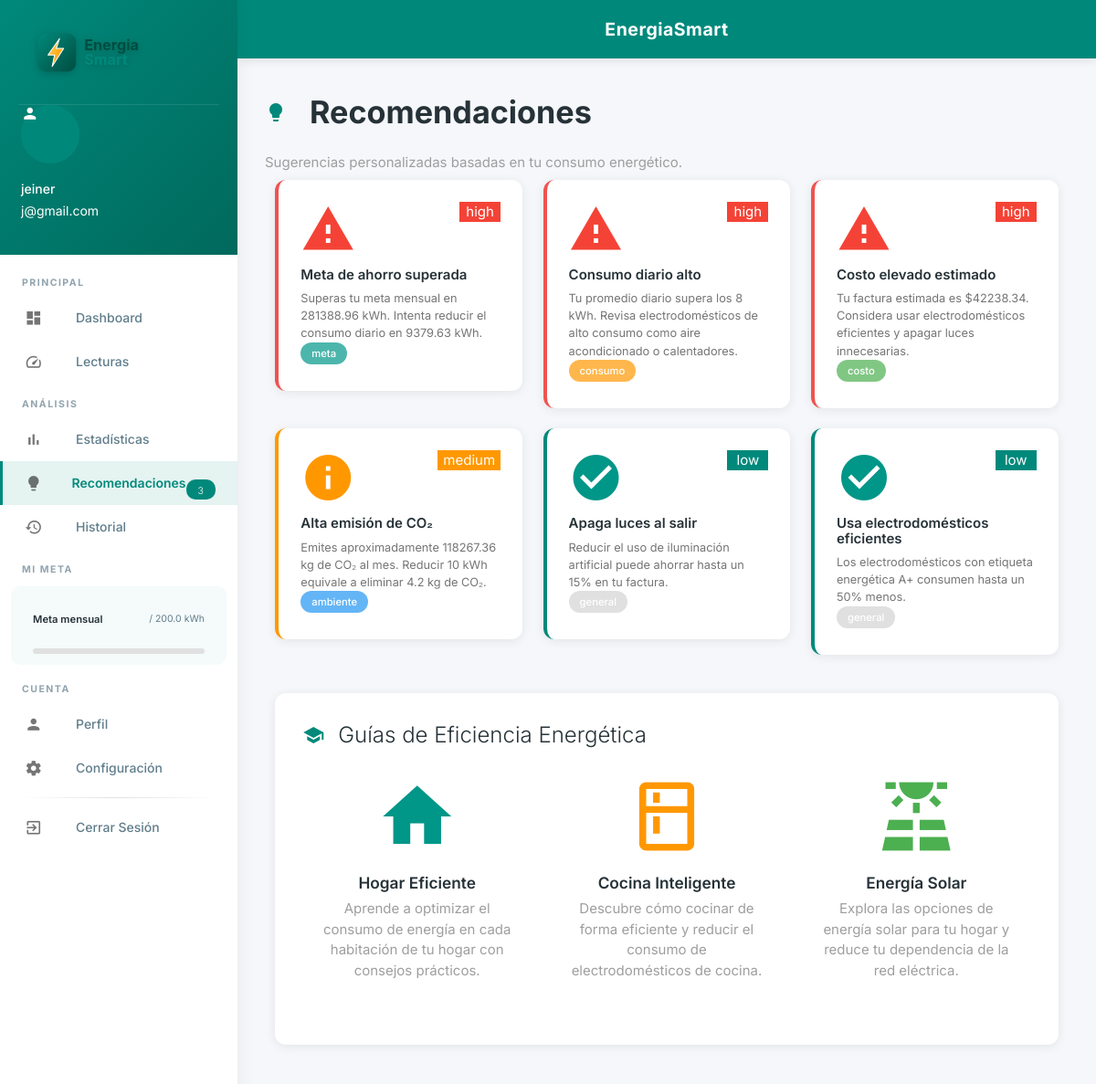
/recommendations (signed in), run on the app's committed database.
### models.py (models this page shows, shortened)
class User(UserMixin, db.Model):
    __tablename__ = 'users'
    id = db.Column(db.Integer, primary_key=True)
    name = db.Column(db.String(100), nullable=False)
    email = db.Column(db.String(120), unique=True, nullable=False)
    password_hash = db.Column(db.String(256), nullable=False)
    monthly_goal_kwh = db.Column(db.Float, default=200.0)
    tariff_rate = db.Column(db.Float, default=0.15)
    currency = db.Column(db.String(10), default='USD')
    notifications_enabled = db.Column(db.Boolean, default=True)
    created_at = db.Column(db.DateTime, default=datetime.utcnow)
    readings = db.relationship('Reading', backref='user', lazy=True, cascade='all, delete-orphan')

### app.py (the view)
@app.route('/recommendations')
@login_required
def recommendations_page():
    readings = Reading.query.filter_by(user_id=current_user.id).order_by(Reading.reading_date.asc()).all()
    consumptions = calculate_consumption(readings)
    recs = generate_recommendations(current_user, consumptions)
    return render_template('recommendations.html', recommendations=recs)

### app.py (called while the page is built)
@login_manager.user_loader
def load_user(user_id):
    return User.query.get(int(user_id))

def calculate_consumption(readings):
    if len(readings) < 2:
        return []
    sorted_readings = sorted(readings, key=lambda r: r.reading_date)
    consumption = []
    for i in range(1, len(sorted_readings)):
        diff = sorted_readings[i].meter_reading - sorted_readings[i - 1].meter_reading
        days = (sorted_readings[i].reading_date - sorted_readings[i - 1].reading_date).days
        if days > 0 and diff >= 0:
            consumption.append({
                'date': sorted_readings[i].reading_date.isoformat(),
                'kwh': round(diff, 2),
                'days': days,
                'daily_avg': round(diff / days, 2)
            })
    return consumption

### templates/recommendations.html (shortened to what this page needs)
{% extends "base.html" %}
{% block body %}
<ul id="slide-out" class="sidenav sidenav-fixed">
    <li>
        <div class="user-view sidebar-header">
            <div class="background teal darken-2"></div>
            <div class="sidebar-logo">
                <img src="{{ url_for('static', filename='img/logo.svg') }}" alt="EnergiaSmart" style="width: 180px; height: auto; padding: 10px 0;">
            </div>
            <a href="{{ url_for('profile_page') }}"><i class="material-icons circle white-text teal darken-1">person</i></a>
            <a href="{{ url_for('profile_page') }}"><span class="white-text name">{{ current_user.name }}</span></a>
            <a href="{{ url_for('profile_page') }}"><span class="white-text email">{{ current_user.email }}</span></a>
        </div>
    </li>
    <li class="sidebar-section">PRINCIPAL</li>
    <li><a href="{{ url_for('dashboard') }}" class="waves-effect"><i class="material-icons">dashboard</i>Dashboard</a></li>
    <li><a href="{{ url_for('readings_page') }}" class="waves-effect"><i class="material-icons">speed</i>Lecturas</a></li>
    <li class="sidebar-section">ANÁLISIS</li>
    <li><a href="{{ url_for('statistics_page') }}" class="waves-effect"><i class="material-icons">bar_chart</i>Estadísticas</a></li>
    <li><a href="{{ url_for('recommendations_page') }}" class="waves-effect active"><i class="material-icons">lightbulb</i>Recomendaciones<span class="badge new" data-badge="3">3</span></a></li>
    <li><a href="{{ url_for('history_page') }}" class="waves-effect"><i class="material-icons">history</i>Historial</a></li>
    <li class="sidebar-section">MI META</li>
    <li class="sidebar-goal">
        <div class="goal-info">
            <span class="goal-label">Meta mensual</span>
            <span class="goal-value">{{ current_consumption }} / {{ current_user.monthly_goal_kwh }} kWh</span>
        </div>
        <div class="progress goal-progress">
        </div>
    </li>
    <li class="sidebar-section">CUENTA</li>
    <li><a href="{{ url_for('profile_page') }}" class="waves-effect"><i class="material-icons">person</i>Perfil</a></li>
    <li><a href="{{ url_for('settings_page') }}" class="waves-effect"><i class="material-icons">settings</i>Configuración</a></li>
    <li class="sidebar-divider"></li>
    <li><a href="{{ url_for('logout') }}" class="waves-effect red-text sidebar-logout"><i class="material-icons">exit_to_app</i>Cerrar Sesión</a></li>
</ul>
<main class="main-content">
    <nav class="nav-extended teal darken-1">
        <div class="nav-wrapper">
            <a href="{{ url_for('dashboard') }}" class="brand-logo center">EnergiaSmart</a>
        </div>
    </nav>
    <div class="container-fluid">
        <h4 class="page-title"><i class="material-icons left">lightbulb</i>Recomendaciones</h4>
        <p class="grey-text">Sugerencias personalizadas basadas en tu consumo energético.</p>
        <div class="row">
            {% for rec in recommendations %}
            <div class="col s12 m6 l4">
                <div class="card z-depth-2 recommendation-card {{ 'high-priority' if rec.priority == 'high' else 'medium-priority' if rec.priority == 'medium' else 'low-priority' }}">
                    <div class="card-content">
                        <div class="rec-header">
                            <i class="material-icons medium {{ 'red-text' if rec.priority == 'high' else 'orange-text' if rec.priority == 'medium' else 'teal-text' }}">
                            </i>
                            <span class="badge {{ 'red white-text' if rec.priority == 'high' else 'orange white-text' if rec.priority == 'medium' else 'teal white-text' }}">{{ rec.priority }}</span>
                        </div>
                        <h6 class="rec-title">{{ rec.title }}</h6>
                        <p class="rec-desc grey-text text-darken-1">{{ rec.description }}</p>
                        <div class="rec-category">
                            <span class="chip {{ 'teal' if rec.category == 'meta' else 'orange' if rec.category == 'consumo' else 'green' if rec.category == 'costo' else 'blue' if rec.category == 'ambiente' else 'grey' }} lighten-2 white-text">
                                {{ rec.category }}
                            </span>
                        </div>
                    </div>
                </div>
            </div>
            {% endfor %}
        </div>
        <div class="row">
            <div class="col s12">
                <div class="card z-depth-2 tips-card">
                    <div class="card-content">
                        <span class="card-title"><i class="material-icons left">school</i>Guías de Eficiencia Energética</span>
                        <div class="row">
                            <div class="col s12 m4">
                                <div class="guide-item">
                                    <i class="material-icons large teal-text">home</i>
                                    <h6>Hogar Eficiente</h6>
                                    <p class="grey-text">Aprende a optimizar el consumo de energía en cada habitación de tu hogar con consejos prácticos.</p>
                                </div>
                            </div>
                            <div class="col s12 m4">
                                <div class="guide-item">
                                    <i class="material-icons large orange-text">kitchen</i>
                                    <h6>Cocina Inteligente</h6>
                                    <p class="grey-text">Descubre cómo cocinar de forma eficiente y reducir el consumo de electrodomésticos de cocina.</p>
                                </div>
                            </div>
                            <div class="col s12 m4">
                                <div class="guide-item">
                                    <i class="material-icons large green-text">solar_power</i>
                                    <h6>Energía Solar</h6>
                                    <p class="grey-text">Explora las opciones de energía solar para tu hogar y reduce tu dependencia de la red eléctrica.</p>
                                </div>
                            </div>
                        </div>
                    </div>
                </div>
            </div>
        </div>
    </div>
</main>
{% endblock %}

### static/css/style.css (style rules this page uses)
:root { --primary: #00897b; --primary-dark: #00695c; --primary-light: #4db6ac; --accent: #ff8f00; --bg: #f5f7fa; --card-bg: #ffffff; --text-primary: #263238; --text-secondary: #607d8b; --shadow: 0 2px 12px rgba(0,0,0,0.08); --shadow-hover: 0 8px 30px rgba(0,0,0,0.12); --radius: 12px; --sidebar-width: 260px; }
* { margin: 0; padding: 0; box-sizing: border-box; }
body { font-family: 'Inter', sans-serif; background: var(--bg); color: var(--text-primary); overflow-x: hidden; }
.sidenav { width: var(--sidebar-width) !important; background: #fff; box-shadow: 2px 0 20px rgba(0,0,0,0.05); }
.sidenav li a { color: var(--text-secondary) !important; font-weight: 500; padding: 0 24px; height: 48px; line-height: 48px; transition: all 0.2s ease; border-left: 3px solid transparent; display: flex; align-items: center; }
.sidenav li a.active { background: rgba(0,137,123,0.1) !important; color: var(--primary) !important; border-left: 3px solid var(--primary); font-weight: 600; }
.sidenav li a i { margin-right: 12px; font-size: 1.3rem; }
.sidebar-section { padding: 16px 24px 8px !important; font-size: 0.7rem; font-weight: 700; color: #90a4ae !important; letter-spacing: 1.5px; text-transform: uppercase; height: auto !important; line-height: normal !important; background: transparent !important; cursor: default !important; }
.sidenav li a .badge { margin-left: auto; background: var(--primary) !important; border-radius: 10px; font-size: 0.7rem; padding: 2px 8px; min-width: 22px; text-align: center; }
.sidenav li a .badge.new { background: var(--primary) !important; }
.sidebar-goal { padding: 12px 24px !important; height: auto !important; background: rgba(0,137,123,0.04) !important; margin: 4px 12px; border-radius: 10px; cursor: default !important; }
.goal-info { display: flex; justify-content: space-between; align-items: center; margin-bottom: 8px; }
.goal-label { font-size: 0.75rem; font-weight: 600; color: var(--text-primary); }
.goal-value { font-size: 0.7rem; color: var(--text-secondary); }
.goal-progress { height: 6px !important; border-radius: 3px; background: #e0e0e0; margin: 0; }
.sidebar-divider { height: 1px !important; background: linear-gradient(90deg, transparent, #e0e0e0, transparent) !important; margin: 8px 24px !important; }
.sidebar-logout { margin-top: 4px; }
.sidebar-header { padding: 20px !important; }
.sidebar-header .background { background: linear-gradient(135deg, var(--primary), var(--primary-dark)) !important; }
.sidebar-logo { text-align: center; padding: 5px 0; border-bottom: 1px solid rgba(255,255,255,0.1); }
.sidebar-logo img { filter: drop-shadow(0 2px 4px rgba(0,0,0,0.2)); }
.main-content { margin-left: var(--sidebar-width); min-height: 100vh; }
.nav-extended { background: linear-gradient(135deg, var(--primary), var(--primary-dark)) !important; box-shadow: 0 2px 10px rgba(0,0,0,0.1); }
.nav-wrapper { padding: 0 20px; }
.brand-logo { font-weight: 700; font-size: 1.3rem !important; letter-spacing: 0.5px; }
.container-fluid { padding: 20px 30px; max-width: 1400px; }
.page-title { font-weight: 700; color: var(--text-primary); margin: 20px 0 25px; display: flex; align-items: center; gap: 10px; }
.page-title i { color: var(--primary); }
.card { border-radius: var(--radius); border: none; box-shadow: var(--shadow); transition: box-shadow 0.3s; }
.card-title { font-weight: 600; color: var(--text-primary); display: flex; align-items: center; gap: 8px; }
.card-title i { color: var(--primary); }
.recommendation-card { border-radius: var(--radius); border-left: 4px solid; transition: transform 0.3s; }
.high-priority { border-left-color: #ef5350; }
.medium-priority { border-left-color: #ff9800; }
.low-priority { border-left-color: #00897b; }
.rec-header { display: flex; justify-content: space-between; align-items: flex-start; margin-bottom: 12px; }
.rec-title { font-weight: 600; font-size: 1rem; margin-bottom: 8px; color: var(--text-primary); }
.rec-desc { font-size: 0.85rem; line-height: 1.5; margin-bottom: 12px; }
.rec-category { margin-top: auto; }
.tips-card .card-content { padding: 30px; }
.tip-item, .guide-item { text-align: center; padding: 20px 15px; border-radius: 8px; transition: background 0.3s; }
.tip-item h6, .guide-item h6 { font-weight: 600; margin: 12px 0 8px; }
.progress { border-radius: 4px; background: #e0e0e0; }
.btn-teal, .teal { background: var(--primary) !important; }
.card { animation: fadeInUp 0.4s ease-out; }
.chip { font-size: 0.75rem; height: 24px; line-height: 24px; }

### data on the page
User: name "jeiner", email "j@gmail.com", monthly_goal_kwh "200.0"

### other printed values
{{ rec.priority }} "high" "high" "high" "medium" "low" "low"
{{ rec.title }} "Meta de ahorro superada" "Consumo diario alto" "Costo elevado estimado" "Alta emisión de CO₂" "Apaga luces al salir" "Usa electrodomésticos eficientes"
{{ rec.description }} "Superas tu meta mensual en 281388.96 kWh. Intenta reducir el consumo diario en 9379.63 kWh." "Tu promedio diario supera los 8 kWh. Revisa electrodomésticos de alto consumo como aire acondicionado o calentadores." "Tu factura estimada es $42238.34. Considera usar electrodomésticos eficientes y apagar luces innecesarias." "Emites aproximadamente 118267.36 kg de CO₂ al mes. Reducir 10 kWh equivale a eliminar 4.2 kg de CO₂." "Reducir el uso de iluminación artificial puede ahorrar hasta un 15% en tu factura." "Los electrodomésticos con etiqueta energética A+ consumen hasta un 50% menos."
{{ rec.category }} "meta" "consumo" "costo" "ambiente" "general" "general"
